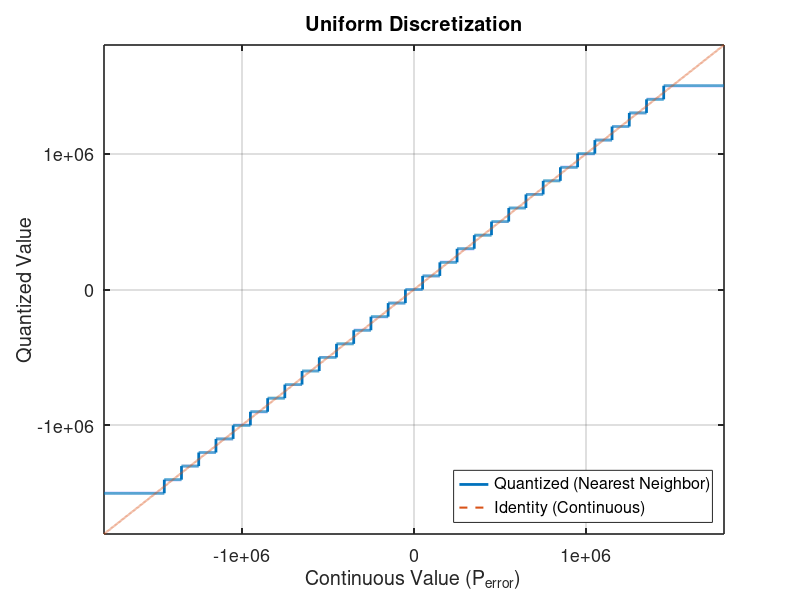
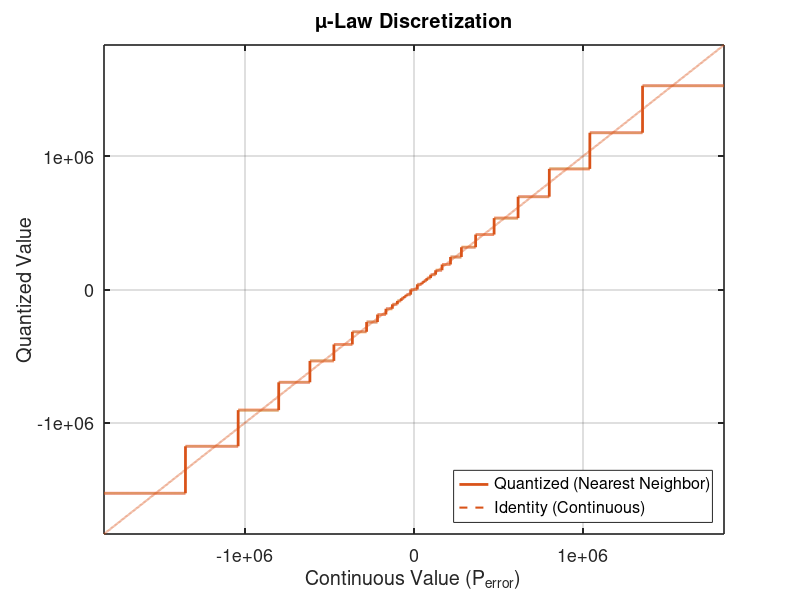
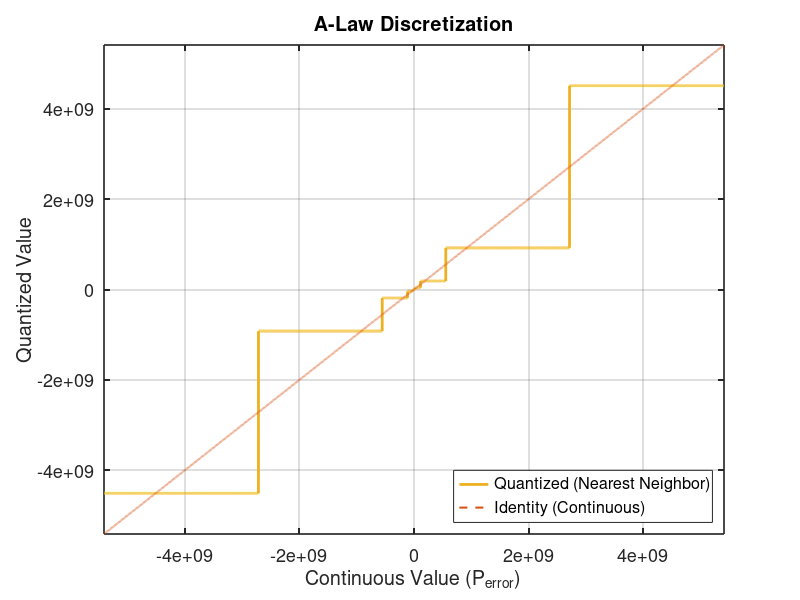

Source code (MATLAB) for these figures, in order:
clear; close all;

%% ------------------ Generation functions for P_error ------------------
function sequence = generate_sequence_uniform()
    sequence = -1500000:(3000000/30):1500000;
end

function sequence = generate_sequence_quadratic()
    range = -15:1:15;
    sequence = 7000 * range .* abs(range); % signed quadratic
end

function sequence = generate_sequence_exponential()
    k = 0.80477;
    range = -15:1:15;
    sequence = 10 * sign(range) .* (exp(k * abs(range)) - 1);
end

function sequence = generate_sequence_mu_law()
    x = -15:1:15;
    x_normalized = x / max(x);

    % Set the mu parameter (standard value for 8-bit compression)
    mu = 50;
    sequence = 1500000 .* (sign(x_normalized) .* (((1+mu).^(abs(x_normalized)))/ mu));
end

function sequence = generate_sequence_A_law()
    A = 1.8;  % keep original discretization
    y = -15:1:15;  % exact points
    x = zeros(size(y));
    threshold = 1 / (1 + log(A));
    for i = 1:length(y)
        abs_y = abs(y(i));
        sign_y = sign(y(i));
        if abs_y <= threshold
            x_i = (abs_y * (1 + log(A))) / A;
        else
            x_i = exp(abs_y * (1 + log(A)) - 1) / A;
        end
        x(i) = x_i * sign_y;
    end
    sequence = x;
end

function closest = approximate_to_sequence(sequence, n)
    [~, idx] = min(abs(sequence - n));
    closest = sequence(idx);
end

%% ------------------ Precompute sequences ------------------
seq_uniform = generate_sequence_uniform();
seq_quadratic = generate_sequence_quadratic();
seq_exponential = generate_sequence_exponential();
seq_mu = generate_sequence_mu_law();
seq_a = generate_sequence_A_law();

%% ------------------ P_error Discretization Plots ------------------
methods = {'uniform', 'mu_law', 'a_law'};
titles = {'Uniform', 'μ-Law', 'A-Law'};
colors = {[0, 0.4470, 0.7410], [0.8500, 0.3250, 0.0980], [0.9290, 0.6940, 0.1250]};

for i = 1:length(methods)
    method = methods{i};
    title_str = titles{i};
    
    switch method
        case 'uniform'
            seq = seq_uniform;
        case 'mu_law'
            seq = seq_mu;
        case 'a_law'
            seq = seq_a;
    end
    
    seq = sort(seq);
    
    min_val = min(seq);
    max_val = max(seq);
    margin = 0.1 * (max_val - min_val);
    if margin == 0, margin = 1; end
    x_min = min_val - margin;
    x_max = max_val + margin;
    
    x = linspace(x_min, x_max, 15000);
    y = arrayfun(@(val) approximate_to_sequence(seq, val), x);
    
    figure('Position', [200, 200, 800, 600], 'Color', 'white');
    
    plot(x, y, 'LineWidth', 2, 'Color', colors{i});
    hold on;
    plot(x, x, '--', 'LineWidth', 1.5, 'Color', [0.8500, 0.3250, 0.0980]);
    hold off;
    
    title([title_str ' Discretization'], 'FontSize', 16, 'FontWeight', 'bold');
    xlabel('Continuous Value (P_{error})', 'FontSize', 14);
    ylabel('Quantized Value', 'FontSize', 14);
    grid on;
    axis tight;
    legend({'Quantized (Nearest Neighbor)', 'Identity (Continuous)'}, ...
           'Location', 'southeast', 'FontSize', 12);
    set(gca, 'FontSize', 13, 'LineWidth', 1.2);
end

disp('All P_error discretization methods have been plotted in separate figures.');
